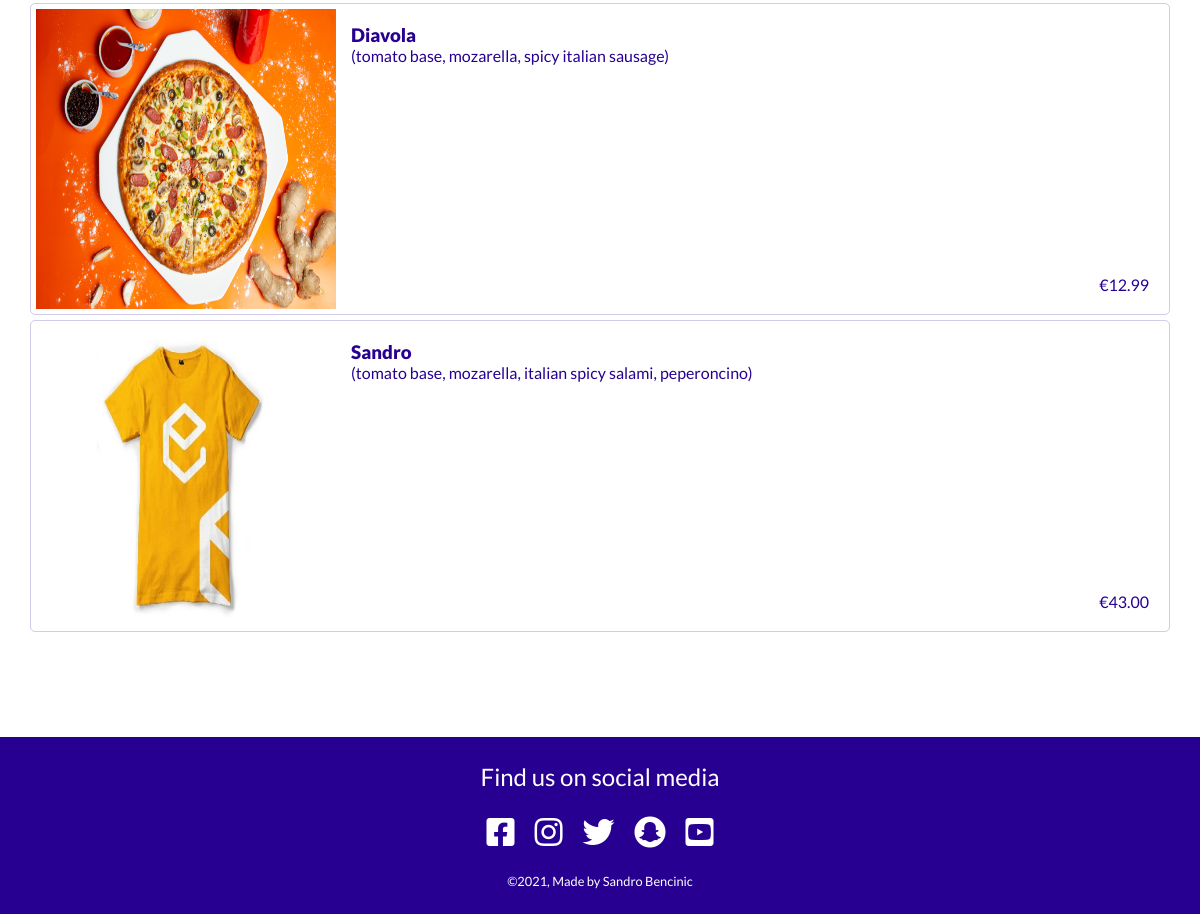
The page /product/menu/ (lower part) on the database as committed earlier.
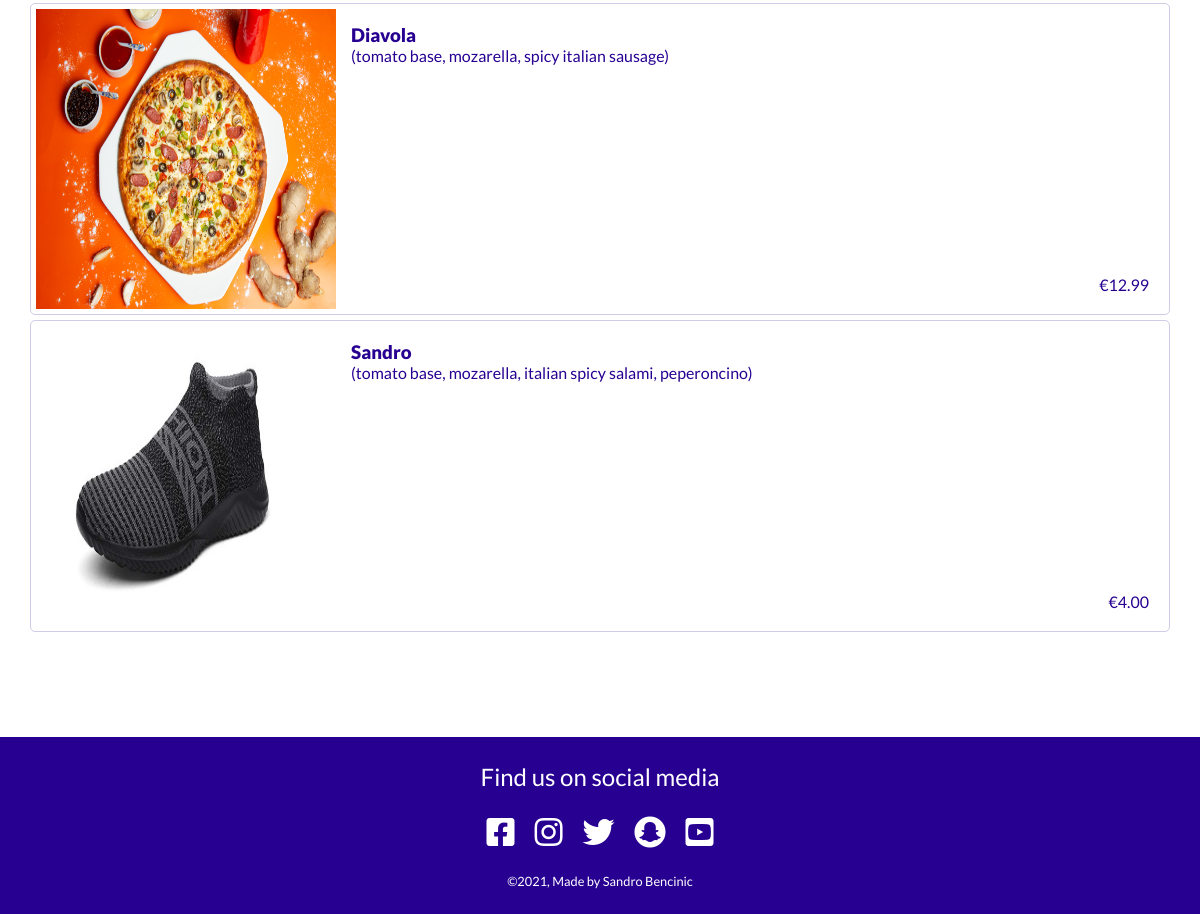
The same page on the database as committed later.
### product/models.py (models this page shows, shortened)
class Item(models.Model):
    name = models.CharField(max_length=50)
    ingredients = models.CharField(max_length=100)
    price = models.DecimalField(max_digits=10, decimal_places=2)
    image = models.ImageField(null=True, blank=True)

### product/views.py (the view)
# urls.py: path('menu/', menu, name='menu'),
def menu(request):
    context = {
        'items': Item.objects.all(),
        'show_bag': True
    }
    return render(request, 'product/menu.html', context)

### order/contexts.py (called while the page is built, shortened)
def contexts(request):
    bag_items = []
    grand_total = 0
    if request.user.is_authenticated:
        delivery_fee = 0
    else:
        delivery_fee = 2
    grand_total += delivery_fee
    order_time = None
    bag = request.session.get('bag', {})
    context = {
        'bag_items': bag_items,
        'grand_total': grand_total,
        'order_time': order_time,
        'delivery_fee': delivery_fee,
    }
    return context

### product/templates/product/menu.html (shortened to what this page needs)
{% extends 'base.html' %}
{% load static %}
{% block content %}
    <div class="menu">
        {% for item in items %}
        <div>
            <a href="{% url 'item' item.id %}" class="product">
                <img src="{{ item.image.url }}" alt="" class="product__img">
                <div class="product__info">
                    <h3 class="product__name">{{ item.name }}</h3>
                    <p class="product__description">{{ item.ingredients }}</p>
                    <p class="product__price">
                        €<span>{{ item.price }}</span>
                    </p>
                </div>
            </a>
        </div>
        {% endfor %}
    </div>
{% endblock content %}

### templates/base.html (shortened to what this page needs)
{% load static %}
<!DOCTYPE html>
<html lang="en">
<head>
    <link rel="stylesheet" href="https://use.fontawesome.com/releases/v5.15.4/css/all.css">
    <link rel="stylesheet" href="https://cdnjs.cloudflare.com/ajax/libs/animate.css/4.1.1/animate.min.css">
    <link rel="stylesheet" href="{% static 'css/style.css' %}">
</head>
<body>
    <div class="main-container">
        {% block content %}
        {% endblock content %}
    </div>
    <footer class="footer">
        <p class="footer__title">Find us on social media</p>
        <ul class="footer__links">
        <li>
            <a href="https://www.facebook.com/" target="_blank"
            aria-label="link to facebook (opens in new tab)" rel="noopener">
            <i class="fab fa-facebook-square"></i>
            </a>
        </li>
        <li>
            <a href="https://www.instagram.com/" target="_blank"
            aria-label="link to instagram (opens in new tab)" rel="noopener">
            <i class="fab fa-instagram"></i>
            </a>
        </li>
        <li>
            <a href="https://twitter.com/" target="_blank"
            aria-label="link to twitter (opens in new tab)" rel="noopener">
            <i class="fab fa-twitter"></i>
            </a>
        </li>
        <li>
            <a href="https://www.snapchat.com/" target="_blank"
            aria-label="link to snapchat (opens in new tab)" rel="noopener">
            <i class="fab fa-snapchat"></i>
            </a>
        </li>
        <li>
            <a href="https://www.youtube.com/" target="_blank"
            aria-label="link to youtube (opens in new tab)" rel="noopener">
            <i class="fab fa-youtube-square"></i>
            </a>
        </li>
        </ul>
        <p class="footer__copyright">©2021, Made by Sandro Bencinic</p>
    </footer>
</body>
</html>

### static/css/style.css (style rules this page uses)
* { position: relative; box-sizing: border-box; margin: 0; padding: 0; }
*, a { font-family: 'Lato', sans-serif; color: black; }
body { min-height: 100vh; display: flex; flex-direction: column; justify-content: space-between; }
a { text-decoration: none; }
li { list-style-type: none; }
.main-container { width: 100%; min-height: calc(100vh - 177px - 80px); top: 80px; margin-bottom: 80px; }
.footer { text-align: center; background-color: rgb(39, 0, 146); padding: 25px 0; }
.footer__title { color: white; font-size: 1.5rem; }
.footer__links { display: flex; justify-content: center; }
.footer i { color: white; font-size: 2rem; margin: 25px 10px; }
.footer__copyright { color: white; font-size: 0.8rem; }
.menu { padding: 25px 0 100px 0; }
.product { display: flex; padding: 5px; border: 1px solid rgb(39, 0, 146, 0.2); border-radius: 5px; width: 95vw; margin: 5px auto; }
.product * { color: rgb(39, 0, 146); }
.product__img { height: 25vw; width: 25vw; }
.product__info { width: 75vw; padding: 15px; padding-left: 15px; }
.product__name { font-weight: 900; }
.product__price { position: absolute; bottom: 15px; right: 15px; }

Rows that differ between the two databases and show on the page:
changed Item "Sandro": image: a different picture; price "43.00" → "4.00"
